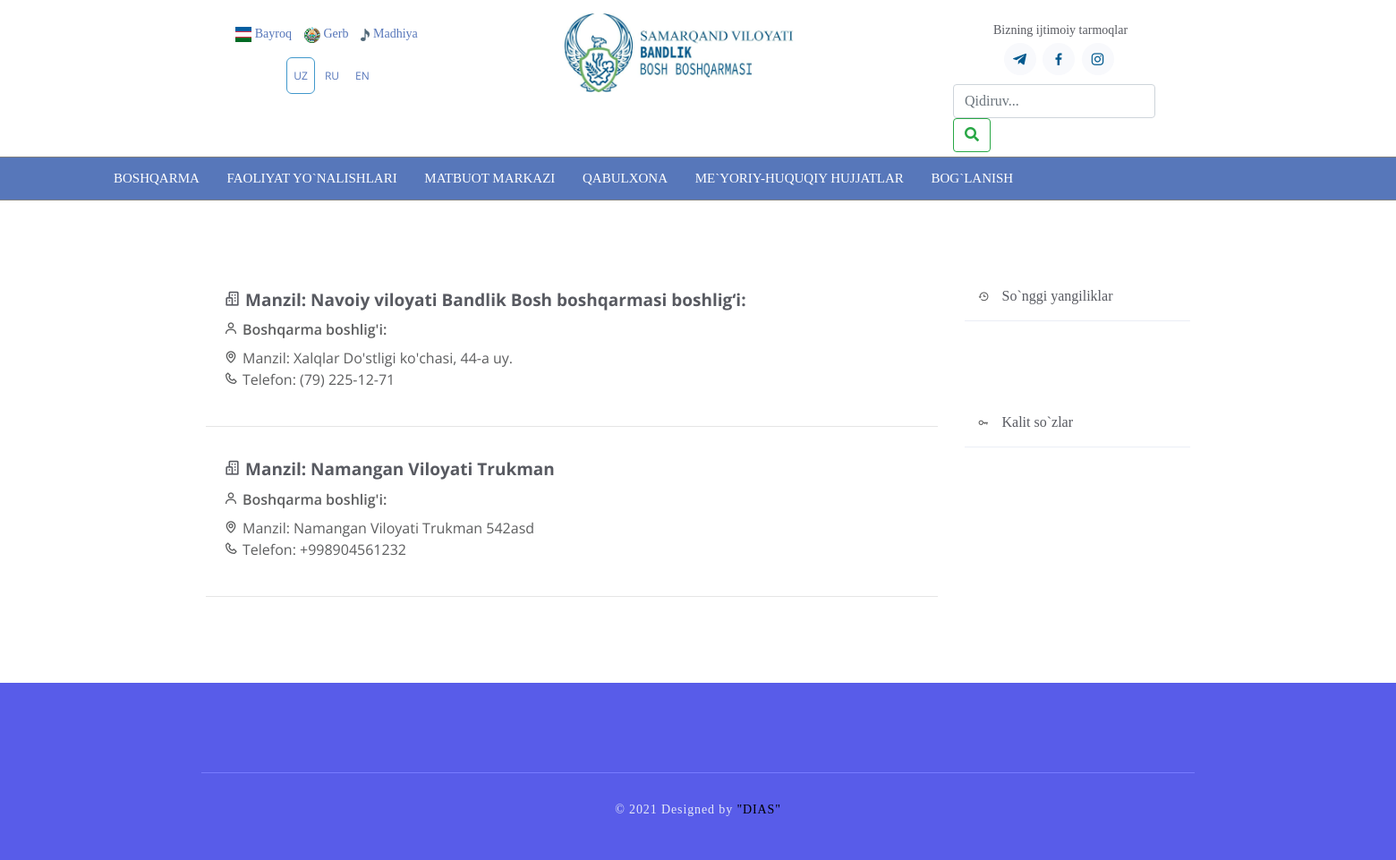
Before: /regional/ with the older database file.
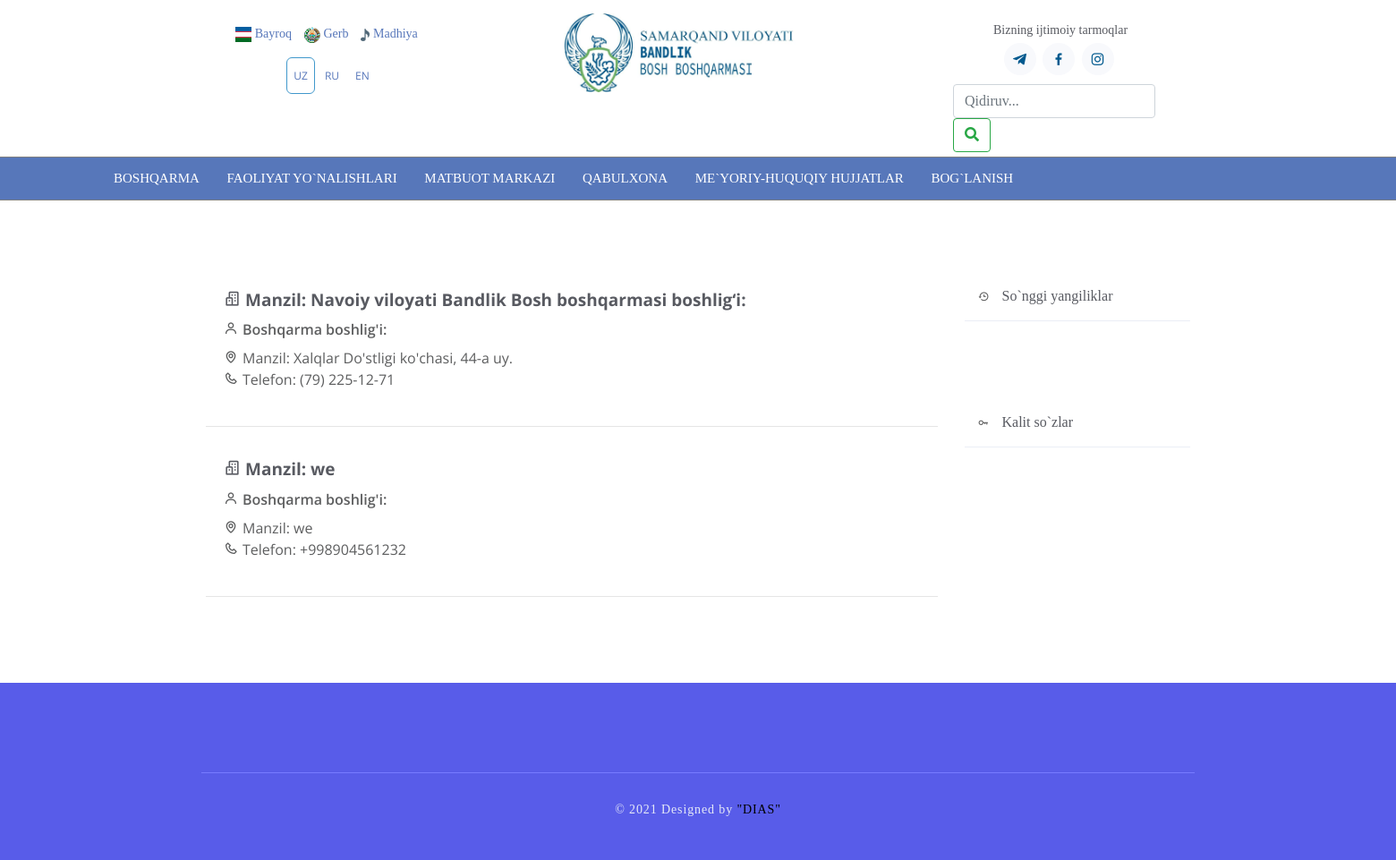
After: the same page with the newer database file.
### management/models.py (models this page shows, shortened)
class RegionalCenters(models.Model):
    name = models.CharField(verbose_name="Hududiy boshqarma nomi", max_length=250)
    leader = models.CharField(verbose_name="F.I.SH BOshqarma boshlig'i", max_length=250)
    title = models.CharField(verbose_name="Manzili", max_length=250)
    phone = models.CharField(verbose_name="Phone", max_length=15)
    date_time = models.DateTimeField(auto_now_add=True)
    class Meta:
        verbose_name="Hududiy bo'lim"
        verbose_name_plural="Hududiy bo'limlar"

### management/views.py (the view)
# urls.py: path('regional/', RegionalView.as_view(), name='regional'),
class RegionalView(TemplateView):
    template_name = 'regional.html'
    model = RegionalCenters
    def get_context_data(self, **kwargs):
        context = super(RegionalView, self).get_context_data(**kwargs)
        context['regions_list'] = RegionalCenters.objects.all().reverse()
        return context

### templates/regional.html (shortened to what this page needs)
{% extends 'base.html' %}
{% load static %}
{% block content %}
<section class="inner-page">
    <div class="container">
      <div class="row">
          <div class="col-md-9">
{% for region in regions_list %}
<div class="personalBlock">
        <div class="personalCard">
            <div class="personalCardName"><i class="bx bx-buildings"></i>Manzil: {{region.name}}</div>
            <div class="personalCardPosition"><i class="bx bx-user"></i>Boshqarma boshlig'i: {{ region.}}</div>
            <div class="personalCardRecDays"><i class="bx bx-map"></i>Manzil: {{region.title}}</div>
            <div class="personalCardRecDays"><i class="bx bx-phone"></i>Telefon: {{ region.phone}}</div>
        </div>
    </div>
    <hr>
    {% endfor %}
            </div>
          <div class="col-md-3">
      <div class="blog-sidebar margin-b-30">
          <div class="blog-sidebar-heading">
            <i class="blog-sidebar-heading-icon bx bx-history"></i>
            <h4 class="blog-sidebar-heading-title">So`nggi yangiliklar</h4>
          </div>
          <div class="blog-sidebar-content">
            <ul class="timeline-v2">
                             </ul>
          </div>
      </div>
      <div class="blog-sidebar">
        <div class="blog-sidebar-heading">
          <i class="blog-sidebar-heading-icon bx bx-key"></i>
          <h4 class="blog-sidebar-heading-title">Kalit so`zlar</h4>
        </div>
        <div class="blog-sidebar-content">
        </div>
      </div>
    </div>
        </div>
    </div>
  </section>
{% endblock content %}

Changed rows visible on the page:
changed RegionalCenters (number 2 of 2 on the later page): name "Namangan Viloyati Trukman" → "we"; title "Namangan Viloyati Trukman 542asd" → "we"
